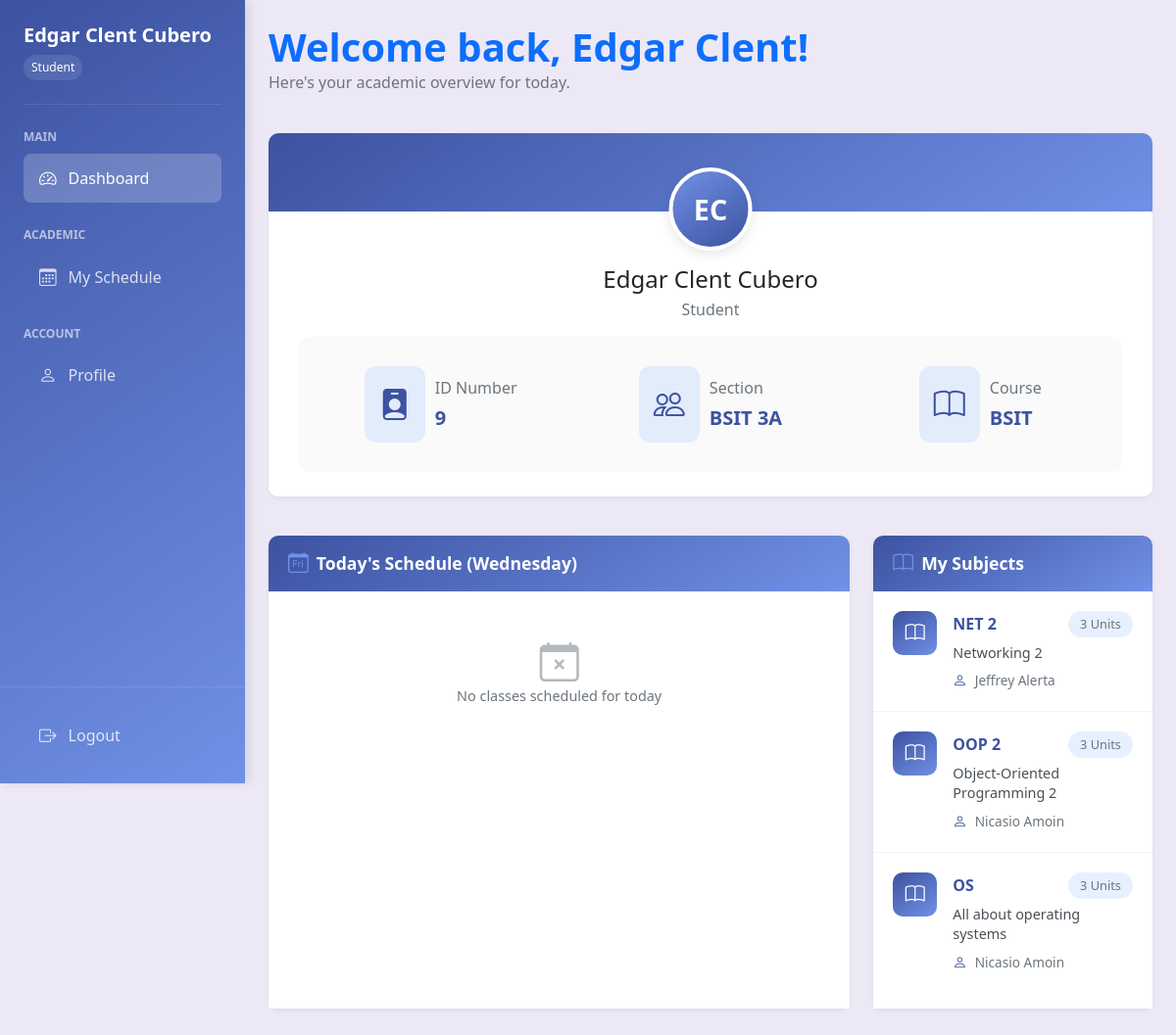
Page /student/dashboard.php (signed in) on the committed database.
### tables this page shows
CREATE TABLE `students` (
  `s_id` int(11) NOT NULL,
  `s_fname` varchar(50) NOT NULL,
  `s_lname` varchar(50) NOT NULL,
  `s_mname` varchar(50) DEFAULT NULL,
  `s_suffix` varchar(10) DEFAULT NULL,
  `s_gender` enum('Male','Female','Other') NOT NULL,
  `s_bdate` date NOT NULL,
  `s_age` int(11) GENERATED ALWAYS AS (timestampdiff(YEAR,`s_bdate`,curdate())) VIRTUAL,
  `s_cnum` varchar(15) NOT NULL,
  `s_email` varchar(100) NOT NULL,
  `s_password` varchar(255) NOT NULL,
  `s_status` enum('active','inactive') DEFAULT 'active',
  `s_created_at` timestamp NOT NULL DEFAULT current_timestamp(),
  `s_updated_at` timestamp NOT NULL DEFAULT current_timestamp() ON UPDATE current_timestamp()
);

CREATE TABLE `sections` (
  `section_id` int(11) NOT NULL,
  `section_name` varchar(50) NOT NULL,
  `section_code` varchar(20) NOT NULL,
  `degree_id` int(11) DEFAULT NULL,
  `year_level` tinyint(4) GENERATED ALWAYS AS (cast(substr(`section_code`,locate(' ',`section_code`) + 1,1) as signed)) STORED,
  `max_students` int(11) DEFAULT 40,
  `created_at` timestamp NOT NULL DEFAULT current_timestamp(),
  `updated_at` timestamp NOT NULL DEFAULT current_timestamp() ON UPDATE current_timestamp()
);

### student/dashboard/index.php (the view, shortened to what this page needs)
<?php
require_once '../includes/db.php';
$student_id = $_SESSION['user_id'];
$student_query = "SELECT s.*, sec.section_code
                 FROM students s
                 LEFT JOIN students_sections ss ON s.s_id = ss.s_id
                 LEFT JOIN sections sec ON ss.section_id = sec.section_id
                 WHERE s.s_id = ?";
$stmt = $conn->prepare($student_query);
$stmt->bind_param("i", $student_id);
$stmt->execute();
$student_info = $stmt->get_result()->fetch_assoc();
$today = date('l');
$schedule_query = "SELECT ss.*, sub.subject_code, sub.subject_description,
                         CONCAT(t.t_fname, ' ', t.t_lname) as teacher_name,
                         r.room_number
                  FROM sections_schedules ss
                  JOIN subjects sub ON ss.subject_code = sub.subject_code
                  JOIN rooms r ON ss.room_id = r.room_id
                  JOIN students_sections sts ON sts.section_id = ss.section_id
                  JOIN subjects_teachers st ON st.subject_code = ss.subject_code
                  JOIN teachers t ON t.t_id = st.t_id
                  WHERE sts.s_id = ? AND ss.day_of_week = ?
                  ORDER BY ss.start_time";
$stmt = $conn->prepare($schedule_query);
$stmt->bind_param("is", $student_id, $today);
$stmt->execute();
$today_schedule = $stmt->get_result();
$subjects_query = "SELECT DISTINCT s.subject_code, s.subject_description,
                         CONCAT(t.t_fname, ' ', t.t_lname) as teacher_name,
                         s.units
                  FROM sections_schedules ss
                  JOIN subjects s ON ss.subject_code = s.subject_code
                  JOIN students_sections sts ON ss.section_id = sts.section_id
                  JOIN subjects_teachers st ON st.subject_code = ss.subject_code
                  JOIN teachers t ON t.t_id = st.t_id
                  WHERE sts.s_id = ?
                  ORDER BY s.subject_code";
$stmt = $conn->prepare($subjects_query);
$stmt->bind_param("i", $student_id);
$stmt->execute();
$subjects = $stmt->get_result();
?>
<main class="py-4">
    <div class="container-fluid px-4">
        <div class="row mb-4">
            <div class="col-12">
                <h1 class="display-6 fw-bold text-primary mb-0">Welcome back, <?php echo htmlspecialchars($student_info['s_fname']); ?>!</h1>
                <p class="text-muted">Here's your academic overview for today.</p>
            </div>
        </div>
        <div class="row mb-4">
            <div class="col-12">
                <div class="card profile-card">
                    <div class="card-body p-0">
                        <div class="profile-header">
                            <div class="profile-cover"></div>
                            <div class="profile-avatar-wrapper">
                                <div class="profile-image">
                                    <?php
                                    $fname = $student_info['s_fname'];
                                    $lname = $student_info['s_lname'];
                                    $initials = strtoupper(substr($fname, 0, 1) . substr($lname, 0, 1));
                                    echo htmlspecialchars($initials);
                                    ?>
                                </div>
                            </div>
                        </div>
                        <div class="profile-content">
                            <div class="text-center mb-3">
                                <h4 class="mb-1"><?php echo htmlspecialchars($student_info['s_fname'] . ' ' . $student_info['s_lname']); ?></h4>
                                <p class="text-muted mb-0">Student</p>
                            </div>
                            <div class="profile-stats">
                                <div class="row text-center">
                                    <div class="col">
                                        <div class="stat-item">
                                            <i class="bi bi-person-badge-fill"></i>
                                            <div class="stat-text">
                                                <span class="stat-label">ID Number</span>
                                                <span class="stat-value"><?php echo htmlspecialchars($student_info['s_id']); ?></span>
                                            </div>
                                        </div>
                                    </div>
                                    <div class="col">
                                        <div class="stat-item">
                                            <i class="bi bi-people"></i>
                                            <div class="stat-text">
                                                <span class="stat-label">Section</span>
                                                <span class="stat-value"><?php echo htmlspecialchars($student_info['section_code'] ?? 'Not Assigned'); ?></span>
                                            </div>
                                        </div>
                                    </div>
                                    <div class="col">
                                        <div class="stat-item">
                                            <i class="bi bi-book"></i>
                                            <div class="stat-text">
                                                <span class="stat-label">Course</span>
                                                <span class="stat-value">BSIT</span>
                                            </div>
                                        </div>
                                    </div>
                                </div>
                            </div>
                        </div>
                    </div>
                </div>
            </div>
        </div>
        <div class="row g-4 mb-4">
            <div class="col-lg-8">
                <div class="card shadow-sm h-100">
                    <div class="card-header py-3">
                        <h5 class="card-title mb-0">
                            <i class="bi bi-calendar-day me-2"></i>Today's Schedule (<?php echo $today; ?>)
                        </h5>
                    </div>
                    <div class="card-body p-0">
                        <?php if ($today_schedule->num_rows > 0): ?>
                            <div class="table-responsive">
                                <table class="table table-hover mb-0">
                                    <thead>
                                        <tr>
                                            <th>Time</th>
                                            <th>Subject</th>
                                            <th>Teacher</th>
                                            <th>Room</th>
                                        </tr>
                                    </thead>
                                    <tbody>
                                        <?php while ($class = $today_schedule->fetch_assoc()): ?>
                                            <tr>
                                                <td><?php echo date('h:i A', strtotime($class['start_time'])) . ' - ' . date('h:i A', strtotime($class['end_time'])); ?></td>
                                                <td>
                                                    <strong><?php echo htmlspecialchars($class['subject_code']); ?></strong><br>
                                                    <small class="text-muted"><?php echo htmlspecialchars($class['subject_description']); ?></small>
                                                </td>
                                                <td><?php echo htmlspecialchars($class['teacher_name']); ?></td>
                                                <td><?php echo htmlspecialchars($class['room_number']); ?></td>
                                            </tr>
                                        <?php endwhile; ?>
                                    </tbody>
                                </table>
                            </div>
                        <?php else: ?>
                            <div class="text-center py-5">
                                <i class="bi bi-calendar-x display-4 text-muted mb-3"></i>
                                <p class="mb-0">No classes scheduled for today</p>
                            </div>
                        <?php endif; ?>
                    </div>
                </div>
            </div>
            <div class="col-lg-4">
                <div class="card shadow-sm h-100">
                    <div class="card-header py-3">
                        <h5 class="card-title mb-0">
                            <i class="bi bi-book me-2"></i>My Subjects
                        </h5>
                    </div>
                    <div class="card-body p-0">
                        <?php if (!empty($subjects)): ?>
                            <div class="subjects-list">
                                <?php foreach ($subjects as $subject): ?>
                                    <div class="subject-item">
                                        <div class="subject-icon">
                                            <i class="bi bi-book"></i>
                                        </div>
                                        <div class="subject-info">
                                            <div class="subject-header">
                                                <h6 class="subject-code"><?php echo htmlspecialchars($subject['subject_code']); ?></h6>
                                                <span class="subject-units"><?php echo htmlspecialchars($subject['units']); ?> Units</span>
                                            </div>
                                            <p class="subject-name"><?php echo htmlspecialchars($subject['subject_description']); ?></p>
                                            <div class="subject-meta">
                                                <span class="teacher-info">
                                                    <i class="bi bi-person"></i>
                                                    <?php echo htmlspecialchars($subject['teacher_name']); ?>
                                                </span>
                                            </div>
                                        </div>
                                    </div>
                                <?php endforeach; ?>
                            </div>
                        <?php endif; ?>
                    </div>
                </div>
            </div>
        </div>
    </div>
</main>

### student/dashboard.php (shortened to what this page needs)
<?php
require_once(__DIR__ . '/../includes/db.php');
$s_id = $_SESSION['user_id'];
$query = "SELECT s_id, s_fname, s_lname FROM students WHERE s_id = ?";
$stmt = $conn->prepare($query);
$stmt->bind_param("i", $s_id);
$stmt->execute();
$result = $stmt->get_result();
$student = $result->fetch_assoc();
$page = isset($_GET['page']) ? $_GET['page'] : 'dashboard';
switch($page) {
    case 'dashboard':
        $content = 'dashboard/index.php';
        break;
}
?>
<!DOCTYPE html>
<html lang="en">
<head>
    <link href="https://cdn.jsdelivr.net/npm/bootstrap@5.1.3/dist/css/bootstrap.min.css" rel="stylesheet">
    <link rel="stylesheet" href="https://cdn.jsdelivr.net/npm/bootstrap-icons@1.7.2/font/bootstrap-icons.css">
    <link rel="stylesheet" type="text/css" href="https://cdn.datatables.net/1.11.5/css/dataTables.bootstrap5.min.css">
    <link rel="stylesheet" type="text/css" href="https://cdn.datatables.net/responsive/2.2.9/css/responsive.bootstrap5.min.css">
</head>
<body>
    <div class="wrapper">
        <nav class="sidebar">
            <div class="sidebar-header">
                <h3><?php echo htmlspecialchars($student['s_fname'] . ' ' . $student['s_lname']); ?></h3>
                <span class="student-badge">Student</span>
            </div>
            <div class="nav-section">
                <div class="nav-section-label">Main</div>
                <a href="?page=dashboard" class="<?php echo $page === 'dashboard' ? 'active' : ''; ?>">
                    <i class="bi bi-speedometer2"></i>
                    <span>Dashboard</span>
                </a>
            </div>
            <div class="nav-section">
                <div class="nav-section-label">Academic</div>
                <a href="?page=schedule" class="<?php echo $page === 'schedule' ? 'active' : ''; ?>">
                    <i class="bi bi-calendar3"></i>
                    <span>My Schedule</span>
                </a>
            </div>
            <div class="nav-section">
                <div class="nav-section-label">Account</div>
                <a href="?page=profile" class="<?php echo $page === 'profile' ? 'active' : ''; ?>">
                    <i class="bi bi-person"></i>
                    <span>Profile</span>
                </a>
            </div>
            <div class="sidebar-footer">
                <a href="../logout.php">
                    <i class="bi bi-box-arrow-right"></i>
                    <span>Logout</span>
                </a>
            </div>
        </nav>
        <div class="content">
            <?php if (file_exists($content)): ?>
                <div class="container-fluid px-0">
                    <?php include $content; ?>
                </div>
            <?php else: ?>
                <div class="alert alert-danger">Page not found.</div>
            <?php endif; ?>
        </div>
    </div>
</body>
</html>

### rows in the picture
students: s_fname+s_lname "Edgar Clent Cubero", s_fname "Edgar Clent", initials "EC", s_id "9", sections.section_code "BSIT 3A"

### other values in the picture
$subject['subject_code'] "NET 2"
$subject['units'] "3"
$subject['subject_description'] "Networking 2"
$subject['teacher_name'] "Jeffrey Alerta"
$subject['subject_code'] "OOP 2"
$subject['subject_description'] "Object-Oriented Programming 2"
$subject['teacher_name'] "Nicasio Amoin"
$subject['subject_code'] "OS"
$subject['subject_description'] "All about operating systems"
